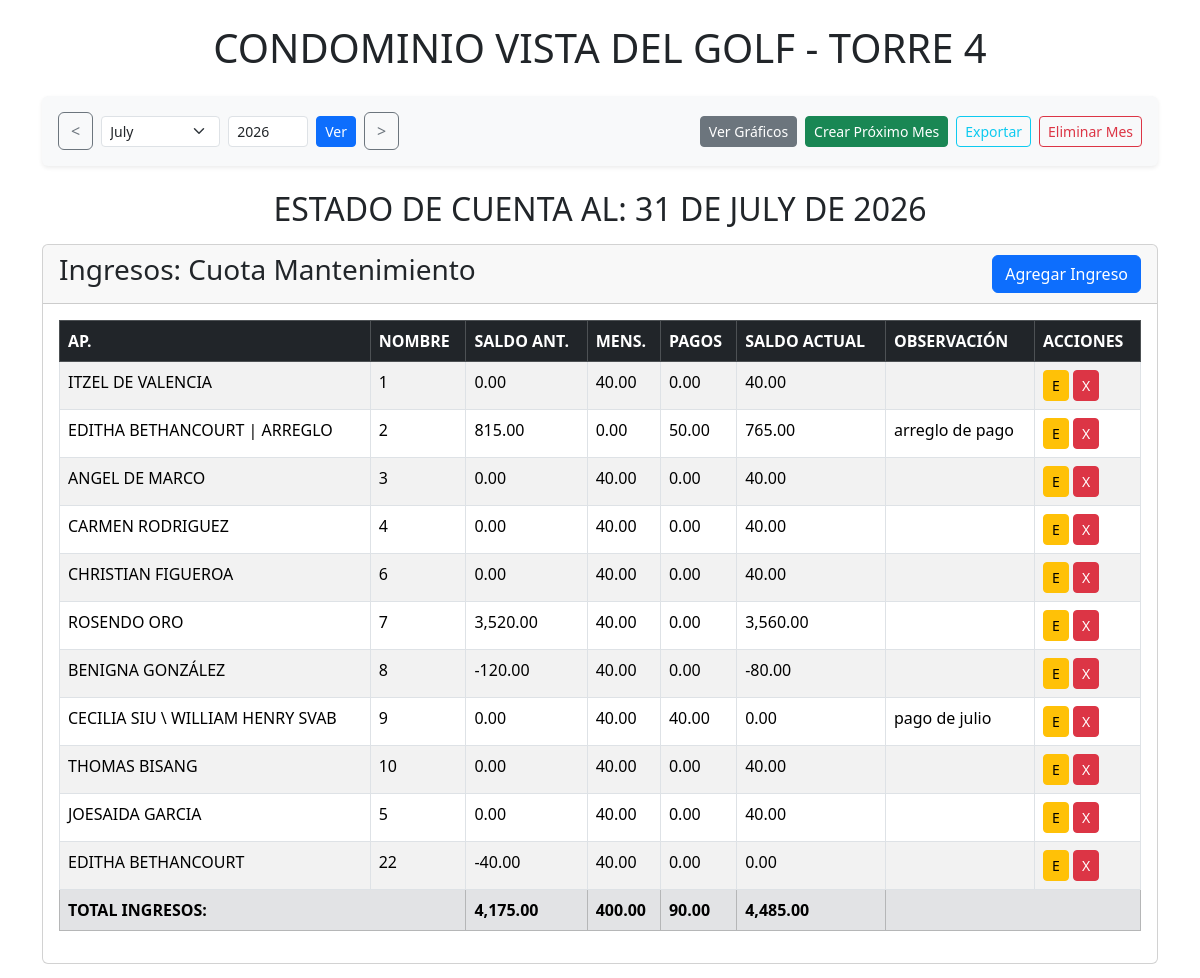
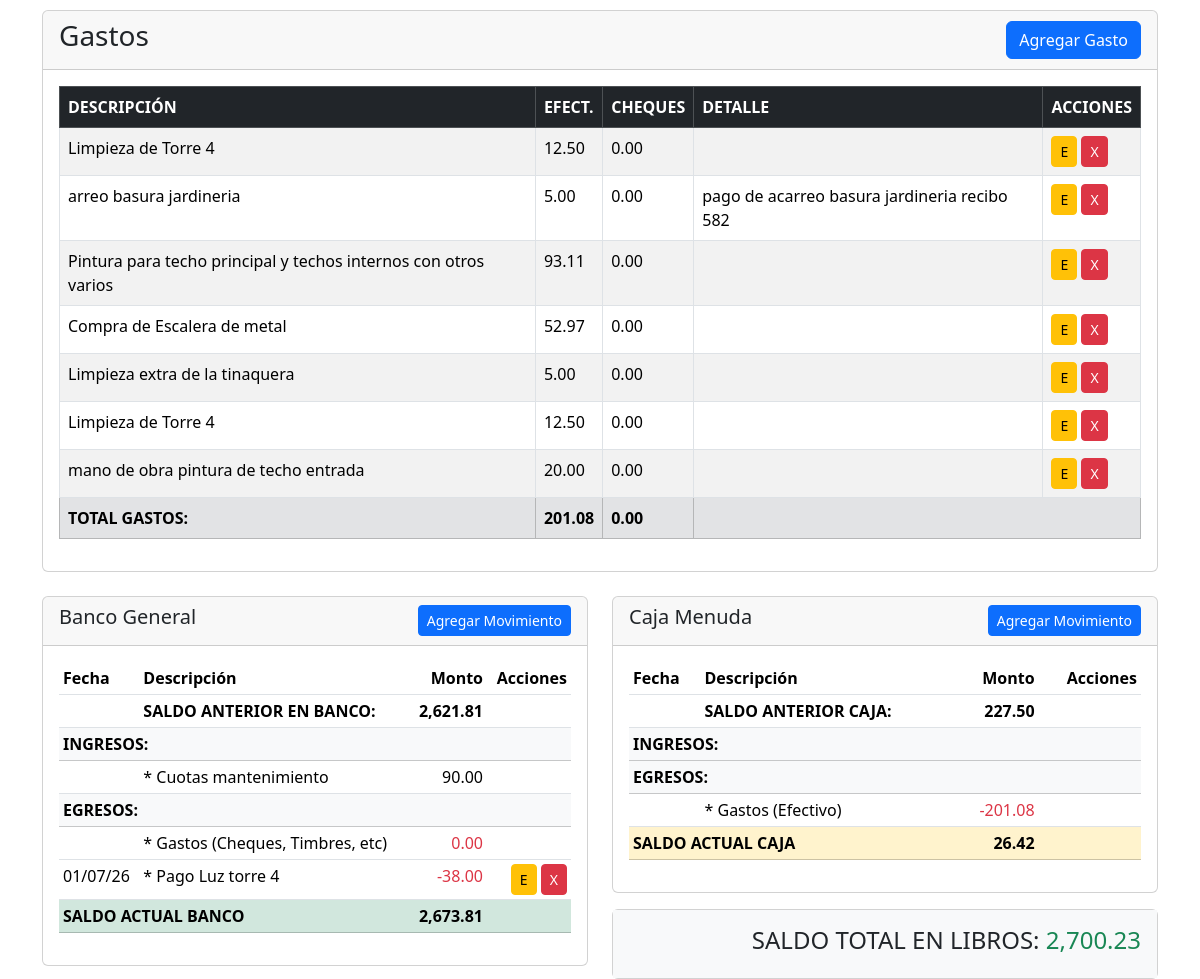
The page / on the database its author committed (2 pictures, top to bottom).
### tables this page shows
CREATE TABLE `ingresos` (
  `id` int(11) NOT NULL,
  `apartamento` varchar(50) NOT NULL,
  `nombre` varchar(100) NOT NULL,
  `saldo_anterior` decimal(10,2) NOT NULL DEFAULT 0.00,
  `mensualidad` decimal(10,2) NOT NULL DEFAULT 0.00,
  `pago` decimal(10,2) NOT NULL DEFAULT 0.00,
  `observacion` varchar(255) DEFAULT NULL,
  `fecha` date NOT NULL
);

CREATE TABLE `gastos` (
  `id` int(11) NOT NULL,
  `descripcion` varchar(255) NOT NULL,
  `efectivo` decimal(10,2) NOT NULL DEFAULT 0.00,
  `cheques` decimal(10,2) NOT NULL DEFAULT 0.00,
  `detalle_cheque` varchar(100) DEFAULT NULL,
  `fecha` date NOT NULL
);

CREATE TABLE `banco_movimientos` (
  `id` int(11) NOT NULL,
  `descripcion` varchar(255) NOT NULL,
  `monto` decimal(10,2) NOT NULL,
  `fecha` date NOT NULL
);

### index.php (the view, shortened to what the rows shown need)
<?php
include 'db.php';
$latest_resumen_sql = "SELECT YEAR(fecha) as year, MONTH(fecha) as month FROM resumen_mensual ORDER BY fecha DESC LIMIT 1";
$latest_resumen_result = $conn->query($latest_resumen_sql);
$latest_resumen = $latest_resumen_result->fetch_assoc();
$year = isset($_GET['year']) ? intval($_GET['year']) : ($latest_resumen ? $latest_resumen['year'] : date('Y'));
$month = isset($_GET['month']) ? intval($_GET['month']) : ($latest_resumen ? $latest_resumen['month'] : date('m'));
$date = new DateTime("$year-$month-01");
$month_name = strftime('%B', $date->getTimestamp());
$last_day = $date->format('t');
?>
<!DOCTYPE html>
<html lang="es">
<head>
    <link href="https://cdn.jsdelivr.net/npm/bootstrap@5.3.3/dist/css/bootstrap.min.css" rel="stylesheet">
</head>
<body>
    <div class="container">
        <h1 class="my-4 text-center">CONDOMINIO VISTA DEL GOLF - TORRE 4</h1>
        <h2 class="my-3 text-center">ESTADO DE CUENTA AL: <?php echo "$last_day DE " . strtoupper($month_name) . " DE $year"; ?></h2>
        <div class="card">
            <div class="card-body">
                <table class="table table-striped table-bordered table-hover">
                    <thead class="table-dark">
                        <tr>
                            <th>AP.</th><th>NOMBRE</th><th>SALDO ANT.</th><th>MENS.</th><th>PAGOS</th><th>SALDO ACTUAL</th><th>OBSERVACIÓN</th><th>ACCIONES</th>
                        </tr>
                    </thead>
                    <tbody>
                        <?php
                        $sql = "SELECT id, apartamento, nombre, saldo_anterior, mensualidad, pago, observacion, fecha FROM ingresos WHERE MONTH(fecha) = $month AND YEAR(fecha) = $year ORDER BY CAST(apartamento AS UNSIGNED) ASC";
                        $result = $conn->query($sql);
                        $total_saldo_anterior = 0; $total_mensualidad = 0; $total_pagos = 0; $total_saldo_actual = 0;
                        if ($result->num_rows > 0) {
                            while($row = $result->fetch_assoc()) {
                                $saldo_actual = $row["saldo_anterior"] + $row["mensualidad"] - $row["pago"];
                                echo "<tr>";
                                echo "<td>" . htmlspecialchars($row["apartamento"]) . "</td>";
                                echo "<td>" . htmlspecialchars($row["nombre"]) . "</td>";
                                echo "<td>" . number_format($row["saldo_anterior"], 2) . "</td>";
                                echo "<td>" . number_format($row["mensualidad"], 2) . "</td>";
                                echo "<td>" . number_format($row["pago"], 2) . "</td>";
                                echo "<td>" . number_format($saldo_actual, 2) . "</td>";
                                echo "<td>" . htmlspecialchars($row["observacion"]) . "</td>";
                                echo '<td>
                                        <button type="button" class="btn btn-warning btn-sm edit-ingreso" data-bs-toggle="modal" data-bs-target="#editIngresoModal" data-id="'.$row['id'].'" data-apartamento="'.htmlspecialchars($row['apartamento']).'" data-nombre="'.htmlspecialchars($row['nombre']).'" data-saldo_anterior="'.$row['saldo_anterior'].'" data-mensualidad="'.$row['mensualidad'].'" data-pago="'.$row['pago'].'" data-observacion="'.htmlspecialchars($row['observacion']).'" data-fecha="'.$row['fecha'].'">E</button>
                                        <a href="eliminar_ingreso.php?id=' . $row['id'] . '&month='.$month.'&year='.$year.'" class="btn btn-danger btn-sm" onclick="return confirm(\'¿Estás seguro?\');">X</a>
                                      </td>';
                                echo "</tr>";
                                $total_saldo_anterior += $row["saldo_anterior"]; $total_mensualidad += $row["mensualidad"]; $total_pagos += $row["pago"]; $total_saldo_actual += $saldo_actual;
                            }
                        } else { echo "<tr><td colspan='8'>No hay registros de ingresos para este mes.</td></tr>"; }
                        ?>
                    </tbody>
                    <tfoot>
                        <tr class="table-secondary fw-bold">
                            <th colspan="2">TOTAL INGRESOS:</th><th><?php echo number_format($total_saldo_anterior, 2); ?></th><th><?php echo number_format($total_mensualidad, 2); ?></th><th><?php echo number_format($total_pagos, 2); ?></th><th><?php echo number_format($total_saldo_actual, 2); ?></th><th colspan="2"></th>
                        </tr>
                    </tfoot>
                </table>
            </div>
        </div>
        <div class="card mt-4">
            <div class="card-body">
                <table class="table table-striped table-bordered table-hover">
                    <thead class="table-dark">
                        <tr><th>DESCRIPCIÓN</th><th>EFECT.</th><th>CHEQUES</th><th>DETALLE</th><th>ACCIONES</th></tr>
                    </thead>
                    <tbody>
                        <?php
                        $sql_gastos = "SELECT id, descripcion, efectivo, cheques, detalle_cheque, fecha FROM gastos WHERE MONTH(fecha) = $month AND YEAR(fecha) = $year";
                        $result_gastos = $conn->query($sql_gastos);
                        $total_efectivo = 0; $total_cheques = 0;
                        if ($result_gastos->num_rows > 0) {
                            while($row = $result_gastos->fetch_assoc()) {
                                echo "<tr>";
                                echo "<td>" . htmlspecialchars($row["descripcion"]) . "</td>";
                                echo "<td>" . number_format($row["efectivo"], 2) . "</td>";
                                echo "<td>" . number_format($row["cheques"], 2) . "</td>";
                                echo "<td>" . htmlspecialchars($row["detalle_cheque"]) . "</td>";
                                echo '<td>
                                        <button type="button" class="btn btn-warning btn-sm edit-gasto" data-bs-toggle="modal" data-bs-target="#editGastoModal" data-id="'.$row['id'].'" data-descripcion="'.htmlspecialchars($row['descripcion']).'" data-efectivo="'.$row['efectivo'].'" data-cheques="'.$row['cheques'].'" data-detalle_cheque="'.htmlspecialchars($row['detalle_cheque']).'" data-fecha="'.$row['fecha'].'">E</button>
                                        <a href="eliminar_gasto.php?id=' . $row['id'] . '&month='.$month.'&year='.$year.'" class="btn btn-danger btn-sm" onclick="return confirm(\'¿Estás seguro?\');">X</a>
                                      </td>';
                                echo "</tr>";
                                $total_efectivo += $row["efectivo"]; $total_cheques += $row["cheques"];
                            }
                        } else { echo "<tr><td colspan='5'>No hay registros de gastos para este mes.</td></tr>"; }
                        ?>
                    </tbody>
                    <tfoot class="table-secondary fw-bold">
                        <tr><th>TOTAL GASTOS:</th><th><?php echo number_format($total_efectivo, 2); ?></th><th><?php echo number_format($total_cheques, 2); ?></th><th colspan="2"></th></tr>
                    </tfoot>
                </table>
            </div>
        </div>
        <div class="row mt-4">
            <div class="col-md-6">
                <div class="card">
                    <div class="card-body">
                        <?php
                            $sql_banco = "SELECT id, descripcion, monto, fecha FROM banco_movimientos WHERE MONTH(fecha) = $month AND YEAR(fecha) = $year ORDER BY fecha ASC";
                            $result_banco = $conn->query($sql_banco);
                        ?>
                        <table class="table table-sm">
                            <thead>
                                <tr>
                                    <th>Fecha</th>
                                    <th>Descripción</th>
                                    <th class="text-end">Monto</th>
                                    <th class="text-end">Acciones</th>
                                </tr>
                            </thead>
                            <tbody>
                                <?php
                                if ($result_banco->num_rows > 0) {
                                    $result_banco->data_seek(0);
                                }
                                ?>
                                <?php
                                 if ($result_banco->num_rows > 0) {
                                    $result_banco->data_seek(0);
                                    while($row_banco = $result_banco->fetch_assoc()) {
                                        if ($row_banco['monto'] < 0) {
                                            echo '<tr><td>'.date("d/m/y", strtotime($row_banco['fecha'])).'</td><td>* ' . htmlspecialchars($row_banco['descripcion']) . '</td><td class="text-end text-danger">' . number_format($row_banco['monto'], 2) . '</td><td class="text-end"><button type="button" class="btn btn-warning btn-sm edit-banco" data-bs-toggle="modal" data-bs-target="#editBancoModal" data-id="'.$row_banco['id'].'" data-descripcion="'.htmlspecialchars($row_banco['descripcion']).'" data-monto="'.$row_banco['monto'].'" data-fecha="'.$row_banco['fecha'].'">E</button> <a href="eliminar_movimiento_banco.php?id=' . $row_banco['id'] . '&month='.$month.'&year='.$year.'" class="btn btn-danger btn-sm" onclick="return confirm(\'¿Estás seguro?\');">X</a></td></tr>';
                                        }
                                    }
                                }
                                ?>
                            </tbody>
                        </table>
                    </div>
                </div>
            </div>
            <div class="col-md-6">
                <div class="card">
                    <div class="card-body">
                        <table class="table table-sm">
                            <thead>
                                <tr>
                                    <th>Fecha</th>
                                    <th>Descripción</th>
                                    <th class="text-end">Monto</th>
                                    <th class="text-end">Acciones</th>
                                </tr>
                            </thead>
                        </table>
                    </div>
                </div>
            </div>
        </div>
    </div>
</body>
</html>

### rows shown on the page
ingresos: apartamento "ITZEL DE VALENCIA", nombre "1", saldo_anterior "0.00", mensualidad "40.00", pago "0.00"
ingresos: apartamento "EDITHA BETHANCOURT | ARREGLO", nombre "2", saldo_anterior "815.00", mensualidad "0.00", pago "50.00", saldo_actual "765.00", observacion "arreglo de pago"
ingresos: apartamento "ANGEL DE MARCO", nombre "3", saldo_anterior "0.00", mensualidad "40.00", pago "0.00"
ingresos: apartamento "CARMEN RODRIGUEZ", nombre "4", saldo_anterior "0.00", mensualidad "40.00", pago "0.00"
ingresos: apartamento "CHRISTIAN FIGUEROA", nombre "6", saldo_anterior "0.00", mensualidad "40.00", pago "0.00"
ingresos: apartamento "ROSENDO ORO", nombre "7", saldo_anterior "3,520.00", mensualidad "40.00", pago "0.00", saldo_actual "3,560.00"
ingresos: apartamento "BENIGNA GONZÁLEZ", nombre "8", saldo_anterior "-120.00", mensualidad "40.00", pago "0.00", saldo_actual "-80.00"
ingresos: apartamento "CECILIA SIU \\ WILLIAM HENRY SVAB", nombre "9", saldo_anterior "0.00", mensualidad "40.00", pago "40.00", observacion "pago de julio"
ingresos: apartamento "THOMAS BISANG", nombre "10", saldo_anterior "0.00", mensualidad "40.00", pago "0.00"
ingresos: apartamento "JOESAIDA GARCIA", nombre "5", saldo_anterior "0.00", mensualidad "40.00", pago "0.00"
ingresos: apartamento "EDITHA BETHANCOURT", nombre "22", saldo_anterior "-40.00", mensualidad "40.00", pago "0.00"
gastos: descripcion "Limpieza de Torre 4", efectivo "12.50", cheques "0.00"
gastos: descripcion "arreo basura jardineria", efectivo "5.00", cheques "0.00", detalle_cheque "pago de acarreo basura jardineria recibo 582"
gastos: descripcion "Pintura para techo principal y techos internos con otros varios", efectivo "93.11", cheques "0.00"
gastos: descripcion "Compra de Escalera de metal", efectivo "52.97", cheques "0.00"
gastos: descripcion "Limpieza extra de la tinaquera", efectivo "5.00", cheques "0.00"
gastos: descripcion "Limpieza de Torre 4", efectivo "12.50", cheques "0.00"
gastos: descripcion "mano de obra pintura de techo entrada", efectivo "20.00", cheques "0.00"
banco_movimientos: fecha "01/07/26", descripcion "Pago Luz torre 4", monto "-38.00"

### other values the page prints
$last_day "31"
$month_name "JULY"
$year "2026"
$total_saldo_anterior "4,175.00"
$total_mensualidad "400.00"
$total_pagos "90.00"
$total_saldo_actual "4,485.00"
$total_efectivo "201.08"
$total_cheques "0.00"
$saldo_anterior_banco "2,621.81"
$cuotas_mantenimiento "90.00"
$saldo_actual_banco "2,673.81"
$saldo_anterior_caja "227.50"
$saldo_actual_caja "26.42"
$saldo_total_libros "2,700.23"
